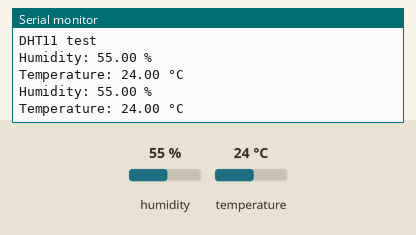
Simulated run of this sketch. Board: Arduino Uno, built with avr-gcc and run on an emulated ATmega328P. On the bench: the last lines printed to the serial monitor. Inputs (shaded band) come from the test bench; at power-on: humidity 55 %, temperature 24 °C.

Above: at 4.8 s.
4.9 s: humidity set to 22 %
At 7.0 s:
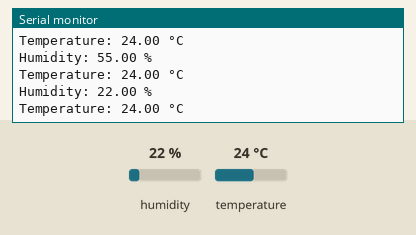
7.9 s: temperature set to 12 °C
At 9.4 s:
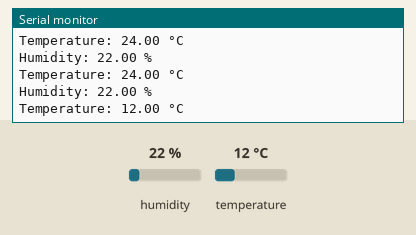
10.9 s: humidity set to 40 %
At 13.1 s:
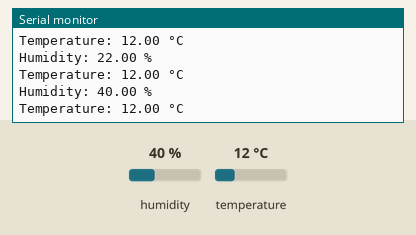
Timing chart, 0 to 14.6 s (numbered marks = the images above; inputs shaded):
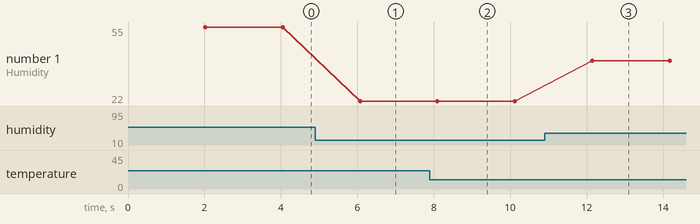

The sketch:

DHT11.ino
```cpp
//DHT11 PINOUT
//  Vcc => 3.3v
//  DATA => D4 (DHTPIN)
//  GND => GND


#include "DHT.h"

#define DHTPIN 4
#define DHTTYPE DHT11

DHT dht(DHTPIN, DHTTYPE);

void setup() {
  Serial.begin(9600);
  Serial.println(F("DHT11 test"));

  dht.begin();
}

void loop() {
  delay(2000); // initial delay for stabilization
  float humidity = dht.readHumidity(); // reading takes 0.250 < t < 2 s
  float temperature = dht.readTemperature();

  if (isnan(humidity) || isnan(temperature)) {
    Serial.println(F("Failed to read from DHT sensor!"));
    return;
  }

  Serial.print("Humidity: ");
  Serial.print(humidity);
  Serial.print(" %\n");

  Serial.print("Temperature: ");
  Serial.print(temperature);
  Serial.println(" °C\n");

}

//By Sebs
```

Measured:
- after the input at 4.9 s, the serial monitor: prints a new line after 1.2 s (image 1)
- after the input at 7.9 s, the serial monitor: prints a new line after 0.22 s (image 2)
- after the input at 10.9 s, the serial monitor: prints a new line after 1.2 s (image 3)
- plotted number 1: 55 → 22 after the input at 4.9 s, 22 → 40 after the input at 10.9 s
